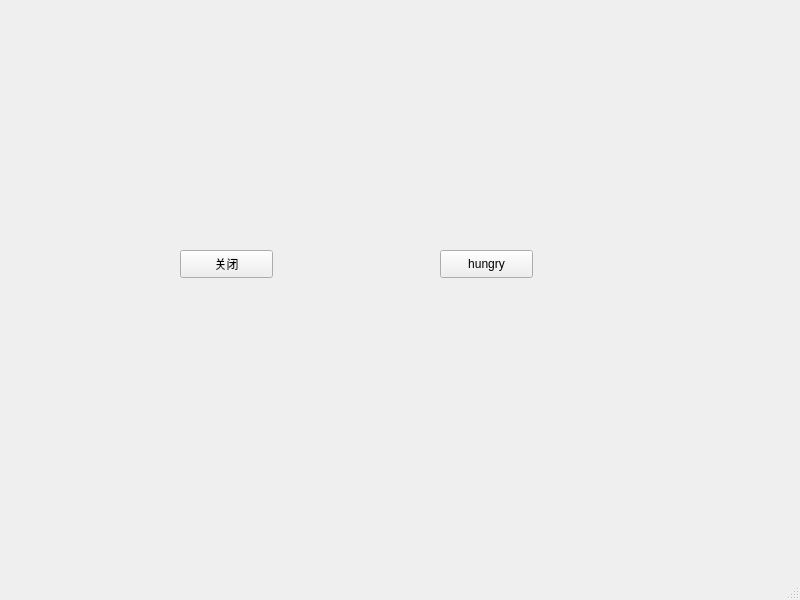
<?xml version="1.0" encoding="UTF-8"?>
<ui version="4.0">
 <class>MainWindow</class>
 <widget class="QMainWindow" name="MainWindow">
  <property name="geometry">
   <rect>
    <x>0</x>
    <y>0</y>
    <width>800</width>
    <height>600</height>
   </rect>
  </property>
  <property name="windowTitle">
   <string>MainWindow</string>
  </property>
  <widget class="QWidget" name="centralwidget">
   <widget class="QPushButton" name="cbt">
    <property name="geometry">
     <rect>
      <x>180</x>
      <y>250</y>
      <width>93</width>
      <height>28</height>
     </rect>
    </property>
    <property name="text">
     <string>关闭</string>
    </property>
   </widget>
   <widget class="QPushButton" name="hungry">
    <property name="geometry">
     <rect>
      <x>440</x>
      <y>250</y>
      <width>93</width>
      <height>28</height>
     </rect>
    </property>
    <property name="text">
     <string>hungry</string>
    </property>
   </widget>
  </widget>
  <widget class="QMenuBar" name="menubar">
   <property name="geometry">
    <rect>
     <x>0</x>
     <y>0</y>
     <width>800</width>
     <height>26</height>
    </rect>
   </property>
  </widget>
  <widget class="QStatusBar" name="statusbar"/>
 </widget>
 <resources/>
 <connections/>
</ui>
